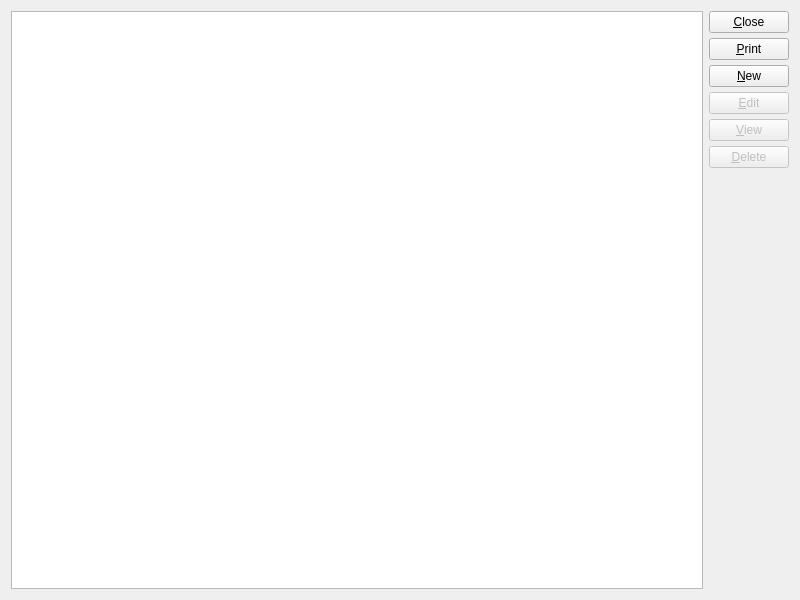
<?xml version="1.0" encoding="UTF-8"?>
<ui version="4.0">
 <comment>This file is part of the xtpos package for xTuple ERP: PostBooks Edition, a free and
open source Enterprise Resource Planning software suite,
Copyright (c) 1999-2011 by OpenMFG LLC, d/b/a xTuple.
It is licensed to you under the Common Public Attribution License
version 1.0, the full text of which (including xTuple-specific Exhibits)
is available at www.xtuple.com/CPAL.  By using this software, you agree
to be bound by its terms.</comment>
 <class>retailSites</class>
 <widget class="QWidget" name="retailSites">
  <property name="geometry">
   <rect>
    <x>0</x>
    <y>0</y>
    <width>800</width>
    <height>600</height>
   </rect>
  </property>
  <property name="windowTitle">
   <string>Retail Sites</string>
  </property>
  <property name="schemaName" stdset="0">
   <string notr="true">xtpos</string>
  </property>
  <property name="tableName" stdset="0">
   <string notr="true">api_retailsite</string>
  </property>
  <property name="primaryKeyColumns" stdset="0">
   <number>1</number>
  </property>
  <property name="screenTitle" stdset="0">
   <string/>
  </property>
  <layout class="QGridLayout" name="gridLayout">
   <item row="0" column="0">
    <widget class="XTreeView" name="_sites">
     <property name="schemaName">
      <string notr="true">xtpos</string>
     </property>
     <property name="tableName">
      <string notr="true">api_retailsite</string>
     </property>
    </widget>
   </item>
   <item row="0" column="1">
    <layout class="QVBoxLayout">
     <property name="spacing">
      <number>0</number>
     </property>
     <item>
      <layout class="QVBoxLayout">
       <property name="spacing">
        <number>5</number>
       </property>
       <item>
        <layout class="QVBoxLayout">
         <item>
          <widget class="QPushButton" name="_close">
           <property name="text">
            <string>&amp;Close</string>
           </property>
          </widget>
         </item>
         <item>
          <widget class="QPushButton" name="_print">
           <property name="text">
            <string>&amp;Print</string>
           </property>
          </widget>
         </item>
        </layout>
       </item>
       <item>
        <layout class="QVBoxLayout">
         <item>
          <widget class="QPushButton" name="_new">
           <property name="text">
            <string>&amp;New</string>
           </property>
          </widget>
         </item>
         <item>
          <widget class="QPushButton" name="_edit">
           <property name="enabled">
            <bool>false</bool>
           </property>
           <property name="text">
            <string>&amp;Edit</string>
           </property>
          </widget>
         </item>
         <item>
          <widget class="QPushButton" name="_view">
           <property name="enabled">
            <bool>false</bool>
           </property>
           <property name="text">
            <string>&amp;View</string>
           </property>
          </widget>
         </item>
         <item>
          <widget class="QPushButton" name="_delete">
           <property name="enabled">
            <bool>false</bool>
           </property>
           <property name="text">
            <string>&amp;Delete</string>
           </property>
          </widget>
         </item>
        </layout>
       </item>
      </layout>
     </item>
     <item>
      <spacer>
       <property name="orientation">
        <enum>Qt::Vertical</enum>
       </property>
       <property name="sizeType">
        <enum>QSizePolicy::Expanding</enum>
       </property>
       <property name="sizeHint" stdset="0">
        <size>
         <width>20</width>
         <height>20</height>
        </size>
       </property>
      </spacer>
     </item>
    </layout>
   </item>
  </layout>
 </widget>
 <customwidgets>
  <customwidget>
   <class>XTreeView</class>
   <extends>QTreeView</extends>
   <header>xtreeview.h</header>
  </customwidget>
 </customwidgets>
 <resources/>
 <connections>
  <connection>
   <sender>_sites</sender>
   <signal>valid(bool)</signal>
   <receiver>_edit</receiver>
   <slot>setEnabled(bool)</slot>
   <hints>
    <hint type="sourcelabel">
     <x>482</x>
     <y>126</y>
    </hint>
    <hint type="destinationlabel">
     <x>512</x>
     <y>124</y>
    </hint>
   </hints>
  </connection>
  <connection>
   <sender>_sites</sender>
   <signal>valid(bool)</signal>
   <receiver>_view</receiver>
   <slot>setEnabled(bool)</slot>
   <hints>
    <hint type="sourcelabel">
     <x>482</x>
     <y>160</y>
    </hint>
    <hint type="destinationlabel">
     <x>539</x>
     <y>149</y>
    </hint>
   </hints>
  </connection>
  <connection>
   <sender>_sites</sender>
   <signal>valid(bool)</signal>
   <receiver>_delete</receiver>
   <slot>setEnabled(bool)</slot>
   <hints>
    <hint type="sourcelabel">
     <x>482</x>
     <y>183</y>
    </hint>
    <hint type="destinationlabel">
     <x>500</x>
     <y>178</y>
    </hint>
   </hints>
  </connection>
  <connection>
   <sender>_sites</sender>
   <signal>doubleClicked(QModelIndex)</signal>
   <receiver>_edit</receiver>
   <slot>animateClick()</slot>
   <hints>
    <hint type="sourcelabel">
     <x>387</x>
     <y>131</y>
    </hint>
    <hint type="destinationlabel">
     <x>542</x>
     <y>131</y>
    </hint>
   </hints>
  </connection>
 </connections>
</ui>
